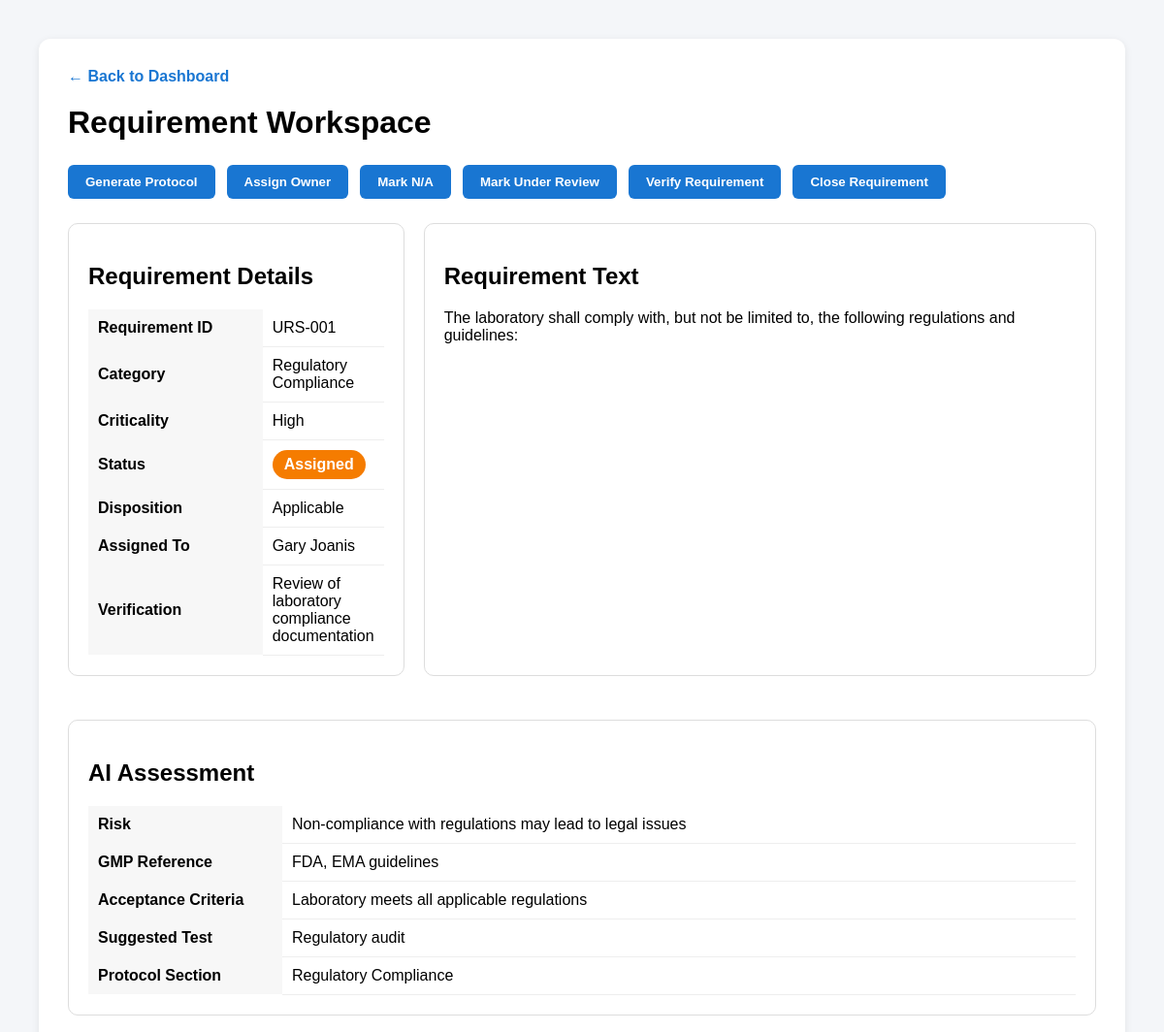
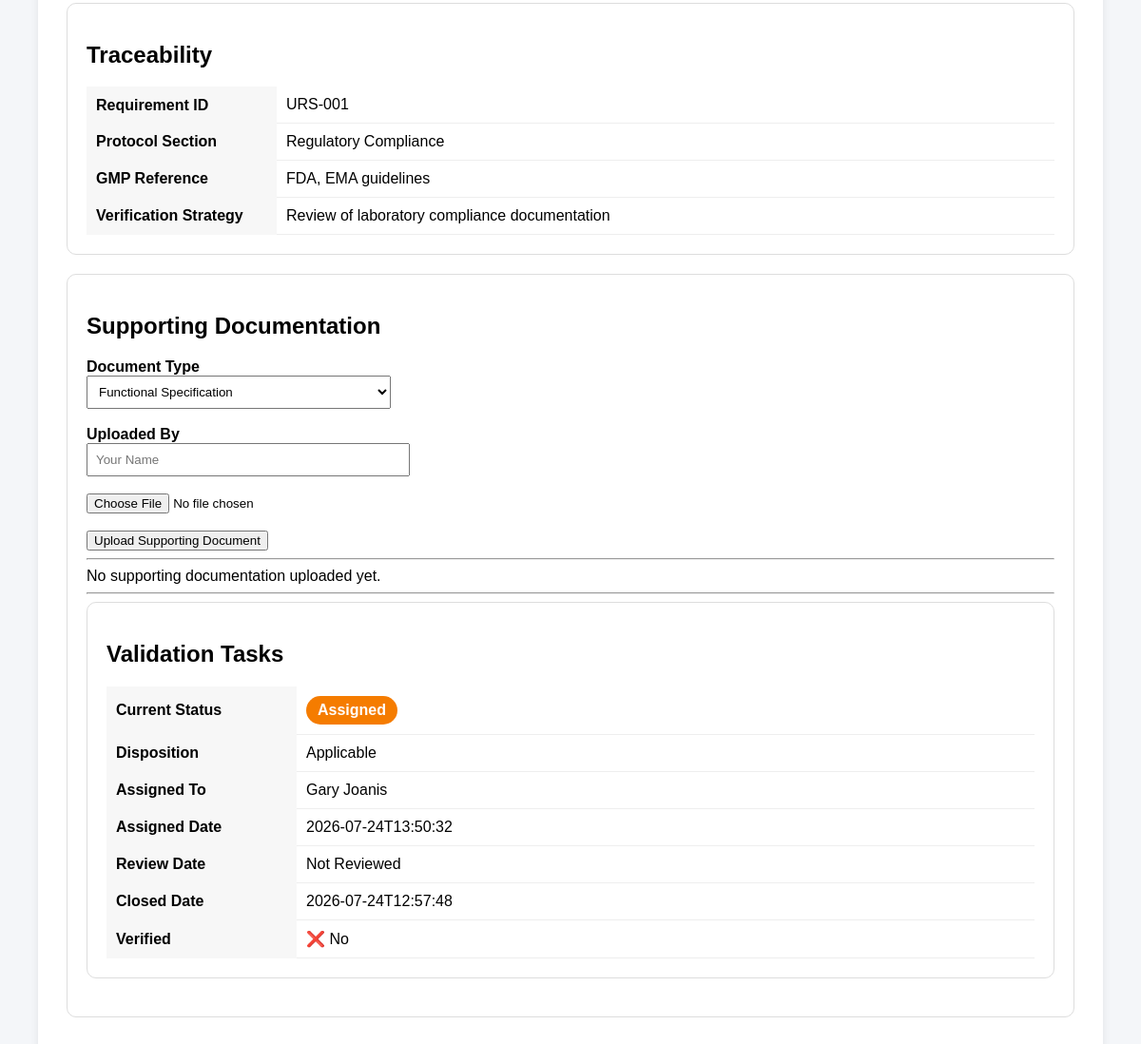
The app's page /requirement/URS-001, older data (2 pictures, top to bottom).
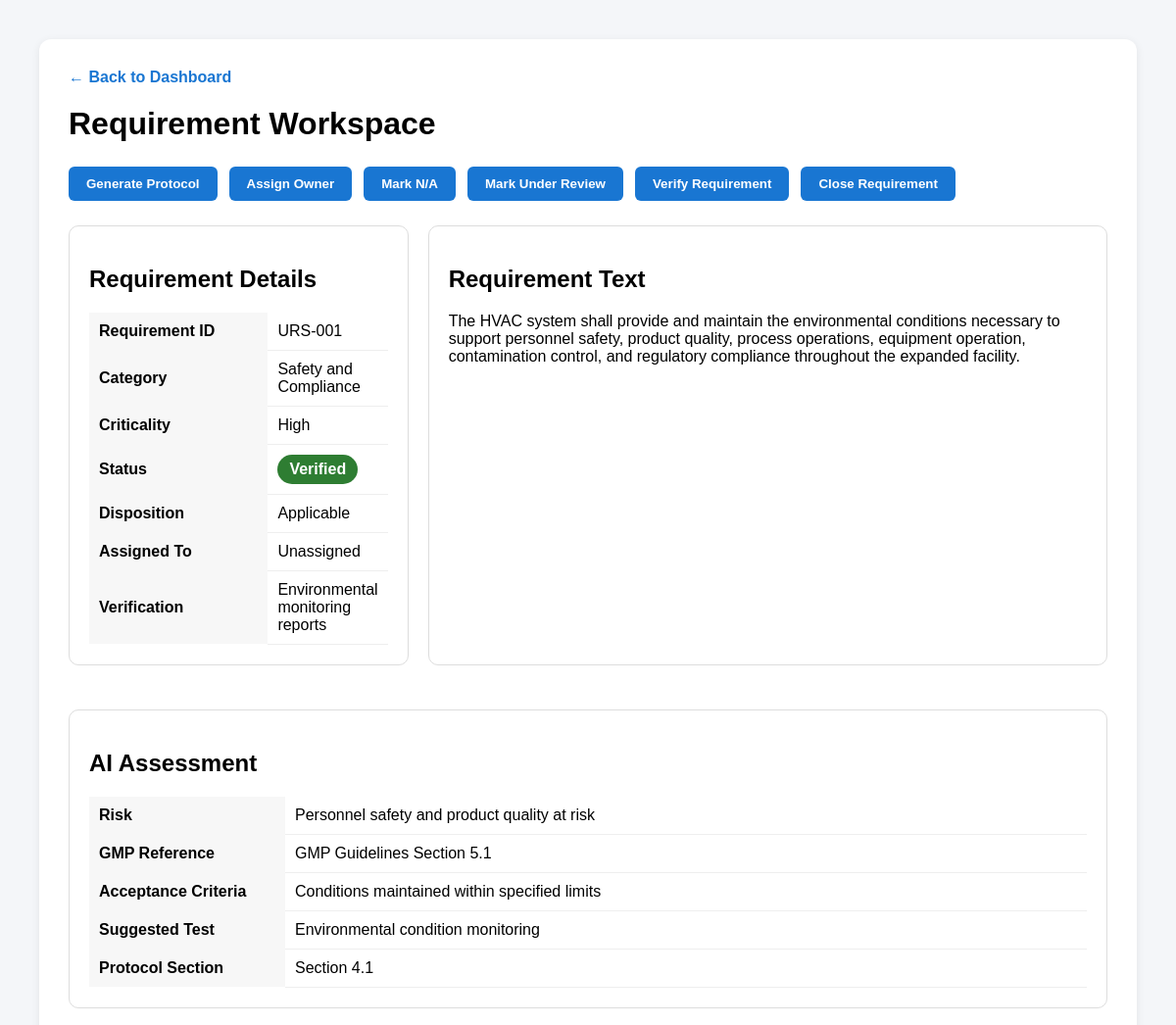
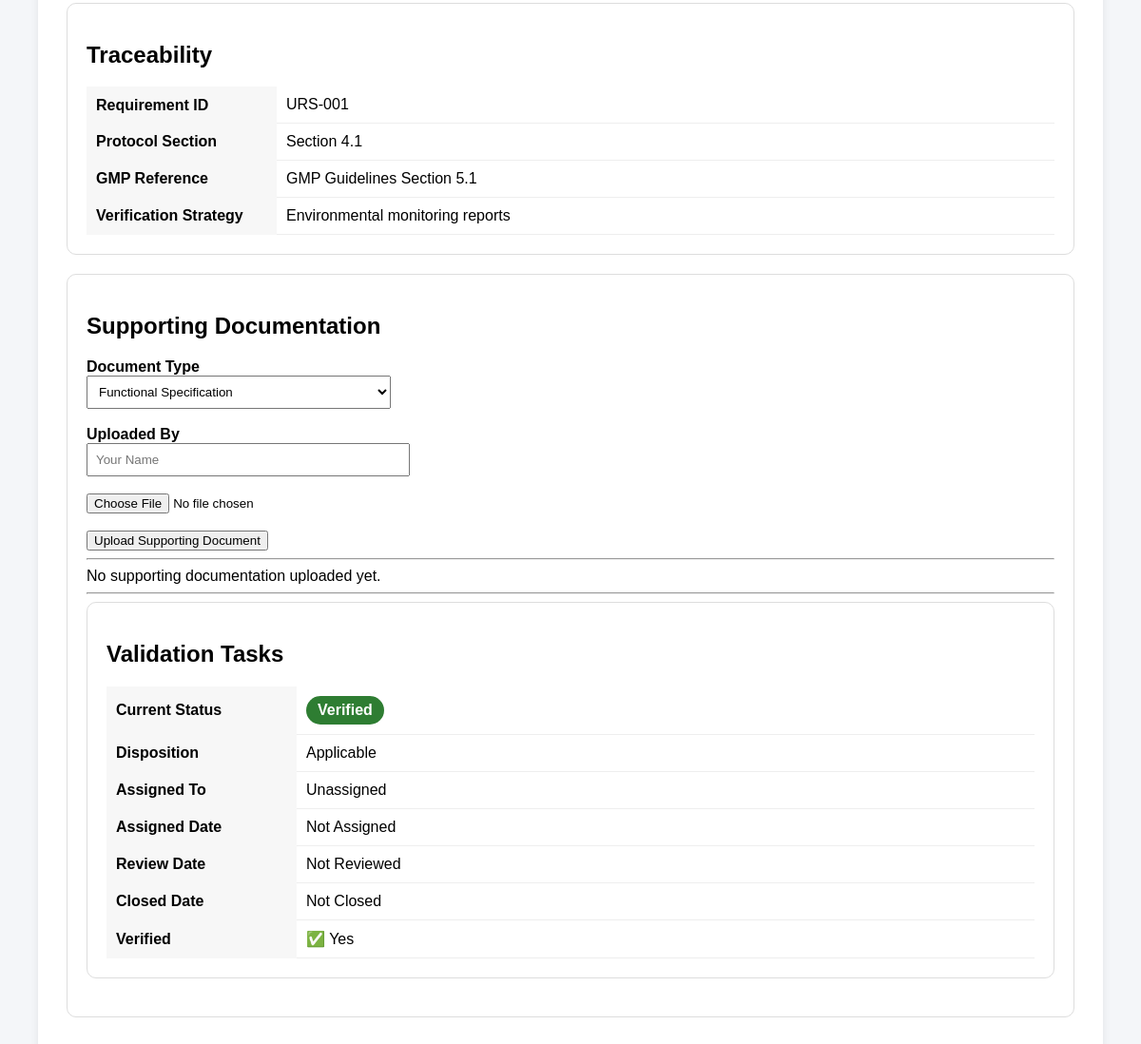
The same page, newer data (2 pictures, top to bottom).
### tables this page shows
CREATE TABLE requirements (

            req_id TEXT PRIMARY KEY,

            text TEXT,

            category TEXT,

            criticality TEXT,

            verification TEXT,

            status TEXT,

            verified INTEGER,

            risk TEXT,

            gmp_reference TEXT,

            acceptance_criteria TEXT,

            suggested_test TEXT,

            inspection_concern TEXT,

            protocol_section TEXT

        , assigned_to TEXT, assigned_date TEXT, review_date TEXT, verified_by TEXT, approved_by TEXT, closed_date TEXT, comments TEXT, disposition TEXT, na_reason TEXT, na_justification TEXT, na_approved_by TEXT, na_date TEXT, ai_processed INTEGER DEFAULT 0, ai_summary TEXT, system_id INTEGER, source_req_id TEXT, document_id INTEGER);

### web/main.py (the view)
@app.get("/requirement/{req_id}", response_class=HTMLResponse)
def requirement_workspace(
    request: Request,
    req_id: str,
):
    requirement = RequirementRepository.get(req_id)
    return templates.TemplateResponse(
        request=request,
        name="requirement.html",
        context={
            "requirement": requirement
        },
    )

### web/templates/requirement.html (shortened to what this page needs)
<!DOCTYPE html>
<html lang="en">
<head>
</head>
<body>
<div class="card">
<div style="margin-bottom:20px;">
<a href="/dashboard" style="text-decoration:none;color:#1976d2;font-weight:bold;">
← Back to Dashboard
</a>
</div>
<h1>Requirement Workspace</h1>
<div class="action-bar">
<button>Generate Protocol</button>
<button onclick="assignOwner()">
Assign Owner
</button>
<button onclick="markNotApplicable()">
Mark N/A
</button>
<button onclick="updateRequirementStatus('Under Review')">
Mark Under Review
</button>
<button onclick="updateRequirementStatus('Verified')">
Verify Requirement
</button>
<button onclick="updateRequirementStatus('Closed')">
Close Requirement
</button>
</div>
<div class="grid">
<div class="panel">
<h2>Requirement Details</h2>
<table class="details">
<tr>
<th>Requirement ID</th>
<td>{{ requirement.req_id }}</td>
</tr>
<tr>
<th>Category</th>
<td>{{ requirement.category }}</td>
</tr>
<tr>
<th>Criticality</th>
<td>{{ requirement.criticality }}</td>
</tr>
<tr>
<th>Status</th>
<td>
{% if requirement.status=="Open" %}
<span class="status-badge status-open">Open</span>
{% elif requirement.status=="Assigned" %}
<span class="status-badge status-assigned">Assigned</span>
{% elif requirement.status=="Under Review" %}
<span class="status-badge status-under-review">Under Review</span>
{% elif requirement.status=="Verified" %}
<span class="status-badge status-verified">Verified</span>
{% elif requirement.status=="Closed" %}
<span class="status-badge status-closed">Closed</span>
{% else %}
{{ requirement.status }}
{% endif %}
</td>
</tr>
<tr>
<th>Disposition</th>
<td>{{ requirement.disposition or "Applicable" }}</td>
</tr>
<tr>
<th>Assigned To</th>
<td>{{ requirement.assigned_to or "Unassigned" }}</td>
</tr>
<tr>
<th>Verification</th>
<td>{{ requirement.recommended_verification }}</td>
</tr>
</table>
</div>
<div class="panel">
<h2>Requirement Text</h2>
<p>{{ requirement.text }}</p>
</div>
</div>
<div class="panel">
<h2>AI Assessment</h2>
<table class="details">
<tr>
<th>Risk</th>
<td>{{ requirement.risk or "Not Available" }}</td>
</tr>
<tr>
<th>GMP Reference</th>
<td>{{ requirement.gmp_reference or "Not Available" }}</td>
</tr>
<tr>
<th>Acceptance Criteria</th>
<td>{{ requirement.acceptance_criteria or "Not Available" }}</td>
</tr>
<tr>
<th>Suggested Test</th>
<td>{{ requirement.suggested_test or "Not Available" }}</td>
</tr>
<tr>
<th>Protocol Section</th>
<td>{{ requirement.protocol_section or "Not Available" }}</td>
</tr>
</table>
</div>
<div class="panel">
<h2>Traceability</h2>
<table class="details">
<tr>
<th>Requirement ID</th>
<td>{{ requirement.req_id }}</td>
</tr>
<tr>
<th>Protocol Section</th>
<td>{{ requirement.protocol_section or "Not Assigned" }}</td>
</tr>
<tr>
<th>GMP Reference</th>
<td>{{ requirement.gmp_reference or "Not Available" }}</td>
</tr>
<tr>
<th>Verification Strategy</th>
<td>{{ requirement.recommended_verification }}</td>
</tr>
</table>
</div>
<div class="panel">
<h2>Supporting Documentation</h2>
<form id="supportingDocForm" enctype="multipart/form-data">
<label><b>Document Type</b></label><br>
<select
name="document_type"
style="width:320px;padding:8px;">
<option>Functional Specification</option>
</select>
<br><br>
<label><b>Uploaded By</b></label><br>
<input
type="text"
name="uploaded_by"
style="width:320px;padding:8px;"
placeholder="Your Name">
<br><br>
<input
type="file"
name="file">
<br><br>
<button
type="button"
onclick="uploadSupportingDocument()">
Upload Supporting Document
</button>
</form>
<hr>
<div id="uploadResult">
No supporting documentation uploaded yet.
</div>
<hr>
    <div class="panel">
<h2>Validation Tasks</h2>
<table class="details">
<tr>
<th>Current Status</th>
<td>
{% if requirement.status=="Open" %}
<span class="status-badge status-open">Open</span>
{% elif requirement.status=="Assigned" %}
<span class="status-badge status-assigned">Assigned</span>
{% elif requirement.status=="Under Review" %}
<span class="status-badge status-under-review">Under Review</span>
{% elif requirement.status=="Verified" %}
<span class="status-badge status-verified">Verified</span>
{% elif requirement.status=="Closed" %}
<span class="status-badge status-closed">Closed</span>
{% else %}
{{ requirement.status }}
{% endif %}
</td>
</tr>
<tr>
<th>Disposition</th>
<td>{{ requirement.disposition or "Applicable" }}</td>
</tr>
<tr>
<th>Assigned To</th>
<td>{{ requirement.assigned_to or "Unassigned" }}</td>
</tr>
<tr>
<th>Assigned Date</th>
<td>{{ requirement.assigned_date or "Not Assigned" }}</td>
</tr>
<tr>
<th>Review Date</th>
<td>{{ requirement.review_date or "Not Reviewed" }}</td>
</tr>
<tr>
<th>Closed Date</th>
<td>{{ requirement.closed_date or "Not Closed" }}</td>
</tr>
<tr>
<th>Verified</th>
<td>
{% if requirement.verified %}
✅ Yes
{% else %}
❌ No
{% endif %}
</td>
</tr>
</table>
</div>
</div>
</body>
</html>

### web/templates/requirement.html (style rules this page uses)
body { font-family:Arial,sans-serif; background:#f4f6f9; margin:0; padding:40px; }
.card { background:white; padding:30px; border-radius:12px; box-shadow:0 2px 8px rgba(0,0,0,.08); max-width:1200px; margin:auto; }
h1 { margin-top:0; }
.grid { display:grid; grid-template-columns:1fr 2fr; gap:20px; margin-bottom:25px; }
.panel { background:#fff; border:1px solid #ddd; border-radius:10px; padding:20px; margin-bottom:20px; }
.details { width:100%; border-collapse:collapse; }
.details th { text-align:left; width:180px; padding:10px; background:#f7f7f7; }
.details td { padding:10px; border-bottom:1px solid #eee; }
.action-bar { display:flex; gap:12px; margin:25px 0; flex-wrap:wrap; }
.action-bar button { background:#1976d2; color:white; border:none; padding:10px 18px; border-radius:6px; cursor:pointer; font-weight:600; }
.status-badge { display:inline-block; padding:6px 12px; border-radius:20px; color:white; font-weight:bold; }
.status-verified { background:#2e7d32; }

Row changes from the older to the newer data that the page shows:
changed requirements "URS-001": category "Regulatory Compliance" → "Safety and Compliance"; status "Assigned" → "Verified" (drawn); disposition (not shown) → "Applicable"; recommended_verification "Review of laboratory compliance documentation" → "Environmental monitoring reports"; text "The laboratory shall comply with, but not be limited to, the following regulations and guidelines:" → "The HVAC system shall provide and maintain the environmental conditions necessary to support personnel safety, product quality, process operations, equipment operation, contamination control, and regulatory compliance throughout the expanded facility."; risk "Non-compliance with regulations may lead to legal issues" → "Personnel safety and product quality at risk"; gmp_reference "FDA, EMA guidelines" → "GMP Guidelines Section 5.1"; acceptance_criteria "Laboratory meets all applicable regulations" → "Conditions maintained within specified limits"; suggested_test "Regulatory audit" → "Environmental condition monitoring"; protocol_section "Regulatory Compliance" → "Section 4.1"; assigned_to "Gary Joanis" → (not shown); assigned_date "2026-07-24T13:50:32" → (not shown); closed_date "2026-07-24T12:57:48" → (not shown)
Text that changed along with them:
{{ requirement.assigned_to or "Unassigned" }}: (not shown) → "Unassigned"
{{ requirement.assigned_date or "Not Assigned" }}: (not shown) → "Not Assigned"
{{ requirement.closed_date or "Not Closed" }}: (not shown) → "Not Closed"
{{ requirement.disposition or "Applicable" }}: "Applicable" → (not shown)
text no longer shown: "Assigned Assigned ❌ No"
text now shown: "Verified Verified ✅ Yes"
